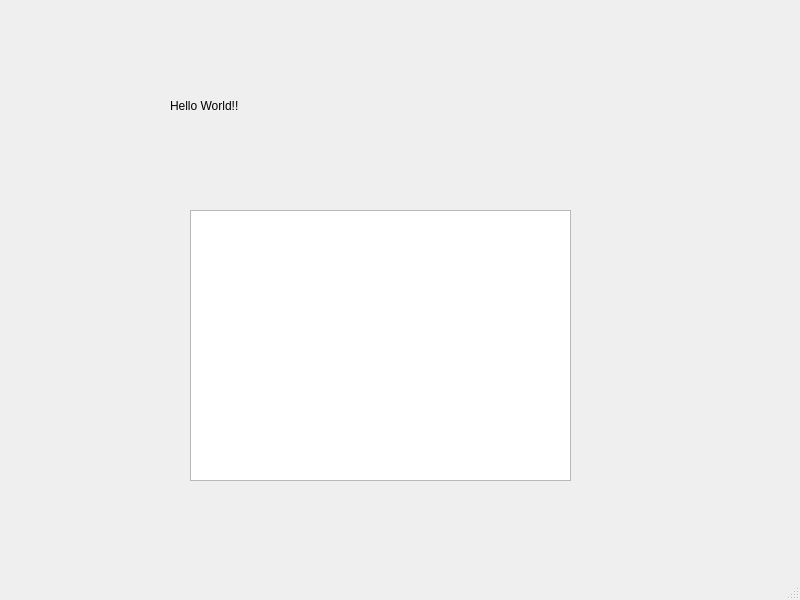
<?xml version="1.0" encoding="UTF-8"?>
<ui version="4.0">
 <class>MainWindow</class>
 <widget class="QMainWindow" name="MainWindow">
  <property name="geometry">
   <rect>
    <x>0</x>
    <y>0</y>
    <width>800</width>
    <height>600</height>
   </rect>
  </property>
  <property name="windowTitle">
   <string>MainWindow</string>
  </property>
  <widget class="QWidget" name="centralwidget">
   <widget class="QGraphicsView" name="graphicsView">
    <property name="geometry">
     <rect>
      <x>190</x>
      <y>210</y>
      <width>381</width>
      <height>271</height>
     </rect>
    </property>
   </widget>
   <widget class="QLabel" name="label">
    <property name="geometry">
     <rect>
      <x>170</x>
      <y>80</y>
      <width>481</width>
      <height>51</height>
     </rect>
    </property>
    <property name="text">
     <string>Hello World!!</string>
    </property>
   </widget>
  </widget>
  <widget class="QMenuBar" name="menubar">
   <property name="geometry">
    <rect>
     <x>0</x>
     <y>0</y>
     <width>800</width>
     <height>25</height>
    </rect>
   </property>
  </widget>
  <widget class="QStatusBar" name="statusbar"/>
 </widget>
 <resources/>
 <connections/>
</ui>
